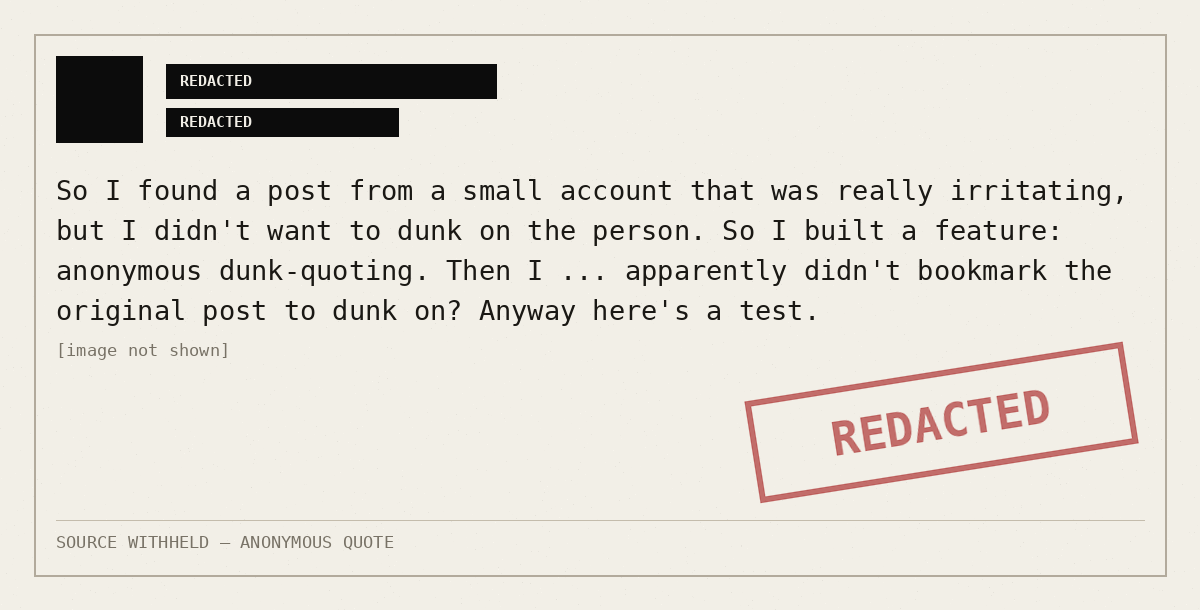
#> input picture dunking-anonymously/assets/example.png, 1200 x 610 px
$ python -i lines.py   (imports and definitions only)
#> lines starting #> are read from the running program, lines starting #| are printed output that depends on the picture; after the words box and inside, x2 and y2 are one past the last pixel; in counts of white or black regions, pixels touching at a corner belong together
"""Line extraction for graphic/line-art inputs.

Implements Pass 1 of the compositional pipeline:
thin feature isolation -> skeletonize -> Hough -> merge -> measure -> emit SVG strokes.

Usage:
    from lines import classify_input, extract_lines, suppress_line_regions

    classification = classify_input(img_rgb)
    if classification["is_graphic"]:
        lines, thin_mask = extract_lines(img_rgb, scale_x, scale_y)
        img_for_fills = suppress_line_regions(img_rgb, thin_mask)
"""
import cv2
import numpy as np


# @lat: [[visual-pipeline#Line Art Extraction]]
# [43 lines left out: function classify_input, not called in this run]


def isolate_thin_features(img_rgb, dark_threshold=None):
    """Isolate thin linear features via morphological erosion.

    Logic: thick shapes survive heavy erosion, thin lines don't.
    thin_mask = dark_mask AND NOT erode(dark_mask, large_kernel)

    Returns:
        thin_mask: uint8 mask of thin features (255 = thin)
        dark_mask: uint8 mask of all dark features
    """
    gray = cv2.cvtColor(img_rgb, cv2.COLOR_RGB2GRAY)

    if dark_threshold is None:
        dark_threshold, _ = cv2.threshold(gray, 0, 255,
                                          cv2.THRESH_BINARY + cv2.THRESH_OTSU)
        dark_threshold = min(dark_threshold, 160)

    dark_mask = (gray < dark_threshold).astype(np.uint8) * 255

    # Heavy erosion: only thick features survive
    k_size = max(7, int(min(img_rgb.shape[:2]) * 0.02) | 1)  # ~2% of min dim, odd
    k_large = cv2.getStructuringElement(cv2.MORPH_ELLIPSE, (k_size, k_size))
    eroded = cv2.erode(dark_mask, k_large, iterations=1)

    # Thin features = dark but didn't survive erosion
    thin_mask = cv2.bitwise_and(dark_mask, cv2.bitwise_not(eroded))

    # Clean up noise
    k_small = np.ones((3, 3), np.uint8)
    thin_mask = cv2.morphologyEx(thin_mask, cv2.MORPH_OPEN, k_small, iterations=1)

    return thin_mask, dark_mask


def _skeletonize_mask(mask):
    """Skeletonize a binary mask to 1px centerlines."""
    from skimage.morphology import skeletonize as sk_skel
    return (sk_skel(mask > 0).astype(np.uint8) * 255)


def _detect_hough_lines(skeleton, min_line_length=20, max_line_gap=8):
    """Detect straight line segments via probabilistic Hough transform."""
    lines = cv2.HoughLinesP(skeleton, rho=1, theta=np.pi / 180,
                            threshold=15, minLineLength=min_line_length,
                            maxLineGap=max_line_gap)
    if lines is None:
        return []
    # OpenCV 4.x returns (N, 1, 4), 5.x returns (N, 4).
    return [tuple(int(v) for v in line) for line in np.asarray(lines).reshape(-1, 4)]


def _line_angle(x1, y1, x2, y2):
    """Angle in radians [0, pi)."""
    return np.arctan2(y2 - y1, x2 - x1) % np.pi


def _line_length(x1, y1, x2, y2):
    """Euclidean length."""
    return np.sqrt((x2 - x1) ** 2 + (y2 - y1) ** 2)


def _perp_dist(px, py, x1, y1, x2, y2):
    """Perpendicular distance from point to line."""
    dx, dy = x2 - x1, y2 - y1
    length = np.sqrt(dx * dx + dy * dy)
    if length < 1e-6:
        return np.sqrt((px - x1) ** 2 + (py - y1) ** 2)
    return abs(dy * px - dx * py + x2 * y1 - y2 * x1) / length


def merge_collinear(segments, angle_tol=0.12, dist_tol=6.0, gap_tol=15.0):
    """Merge collinear line segments.

    Segments with matching angle (within angle_tol radians), small
    perpendicular distance, and close endpoints are merged.

    Args:
        segments: list of (x1, y1, x2, y2) tuples
        angle_tol: max angle difference in radians (~7 degrees)
        dist_tol: max perpendicular distance between midpoints
        gap_tol: max endpoint gap for merging
    """
    if not segments:
        return []

    props = []
    for seg in segments:
        x1, y1, x2, y2 = seg
        props.append({
            "seg": seg,
            "angle": _line_angle(x1, y1, x2, y2),
            "mx": (x1 + x2) / 2, "my": (y1 + y2) / 2,
            "length": _line_length(x1, y1, x2, y2),
        })

    merged = []
    used = [False] * len(props)

    for i in range(len(props)):
        if used[i]:
            continue

        group = [props[i]]
        used[i] = True

        for j in range(i + 1, len(props)):
            if used[j]:
                continue

            # Angle check (handle wraparound at pi)
            da = abs(props[i]["angle"] - props[j]["angle"])
            da = min(da, np.pi - da)
            if da > angle_tol:
                continue

            # Perpendicular distance: midpoint of j to line of i
            x1, y1, x2, y2 = props[i]["seg"]
            perp = _perp_dist(props[j]["mx"], props[j]["my"], x1, y1, x2, y2)
            if perp > dist_tol:
                continue

            # Endpoint gap check
            pts_i = [(x1, y1), (x2, y2)]
            x1j, y1j, x2j, y2j = props[j]["seg"]
            pts_j = [(x1j, y1j), (x2j, y2j)]
            min_gap = min(
                np.sqrt((pi[0] - pj[0]) ** 2 + (pi[1] - pj[1]) ** 2)
                for pi in pts_i for pj in pts_j
            )
            max_len = max(props[i]["length"], props[j]["length"])
            if min_gap > gap_tol + max_len * 0.5:
                continue

            group.append(props[j])
            used[j] = True

        if len(group) == 1:
            merged.append(group[0]["seg"])
        else:
            # Project all endpoints onto dominant direction, take extremes
            all_pts = []
            for g in group:
                gx1, gy1, gx2, gy2 = g["seg"]
                all_pts.extend([(gx1, gy1), (gx2, gy2)])

            longest = max(group, key=lambda g: g["length"])
            lx1, ly1, lx2, ly2 = longest["seg"]
            dx, dy = lx2 - lx1, ly2 - ly1
            norm = np.sqrt(dx * dx + dy * dy)
            if norm < 1e-6:
                merged.append(group[0]["seg"])
                continue
            ux, uy = dx / norm, dy / norm

            projections = sorted((ux * px + uy * py, px, py)
                                 for px, py in all_pts)
            _, sx, sy = projections[0]
            _, ex, ey = projections[-1]
            merged.append((int(sx), int(sy), int(ex), int(ey)))

    return merged


# [171 lines left out: function merge_segments_to_curves, not called in this run]


def measure_stroke_width(mask, x1, y1, x2, y2, n_samples=5):
    """Measure stroke width perpendicular to a line segment.

    Returns median stroke width in pixels.
    """
    h, w = mask.shape[:2]
    dx, dy = x2 - x1, y2 - y1
    length = np.sqrt(dx * dx + dy * dy)
    if length < 1:
        return 2.0

    # Unit perpendicular vector
    px, py = -dy / length, dx / length

    widths = []
    for t in np.linspace(0.2, 0.8, n_samples):
        cx, cy = x1 + t * dx, y1 + t * dy
        width = 0
        for direction in [1, -1]:
            for step in range(1, 50):
                sx = int(cx + direction * step * px)
                sy = int(cy + direction * step * py)
                if sx < 0 or sx >= w or sy < 0 or sy >= h:
                    break
                if mask[sy, sx] == 0:
                    break
                width += 1
        widths.append(max(width, 1))

    return float(np.median(widths)) if widths else 2.0


def sample_line_color(img_rgb, mask, x1, y1, x2, y2, n_samples=10):
    """Sample the dominant color along a line from the original image.

    Returns hex color string.
    """
    h, w = img_rgb.shape[:2]
    colors = []

    for t in np.linspace(0.1, 0.9, n_samples):
        cx, cy = int(x1 + t * (x2 - x1)), int(y1 + t * (y2 - y1))
        if 0 <= cx < w and 0 <= cy < h and mask[cy, cx] > 0:
            colors.append(img_rgb[cy, cx])

    if not colors:
        return "#000000"

    median_color = np.median(colors, axis=0).astype(np.uint8)
    return f"#{median_color[0]:02x}{median_color[1]:02x}{median_color[2]:02x}"


# @lat: [[visual-pipeline#Line Art Extraction]]
def extract_lines(img_rgb, scale_x=1.0, scale_y=1.0, min_line_length=20,
                  stroke_width_cap=4.5, stroke_width_scale=0.65):
    """Extract line features from a graphic-style image.

    Full line extraction pass:
    1. Isolate thin features via morphological erosion
    2. Skeletonize to 1px centerlines
    3. Hough line detection for straight segments
    4. Merge collinear fragments
    5. Measure stroke width perpendicular to each line
    6. Sample color from masked pixels along the line

    Args:
        img_rgb: RGB image array
        scale_x, scale_y: coordinate scaling (image -> SVG)
        min_line_length: minimum line segment length in pixels
        stroke_width_cap: maximum SVG stroke width
        stroke_width_scale: multiply measured width by this (prevents bloat)

    Returns:
        (lines, thin_mask) where lines is list of dicts:
            {x1, y1, x2, y2, color, stroke_width}
    """
    thin_mask, _ = isolate_thin_features(img_rgb)

    skeleton = _skeletonize_mask(thin_mask)

    segments = _detect_hough_lines(skeleton, min_line_length=min_line_length)
    if not segments:
        return [], thin_mask

    merged = merge_collinear(segments)

    lines = []
    for x1, y1, x2, y2 in merged:
        width = measure_stroke_width(thin_mask, x1, y1, x2, y2)
        color = sample_line_color(img_rgb, thin_mask, x1, y1, x2, y2)

        svg_width = min(width * stroke_width_scale, stroke_width_cap)
        svg_width = max(svg_width, 1.0)

        lines.append({
            "x1": round(x1 * scale_x, 1),
            "y1": round(y1 * scale_y, 1),
            "x2": round(x2 * scale_x, 1),
            "y2": round(y2 * scale_y, 1),
            "color": color,
            "stroke_width": round(svg_width, 1),
        })

    print(f"  extract_lines: {len(lines)} strokes from {len(segments)} raw segments")
    return lines, thin_mask


# [58 lines left out: functions suppress_line_regions, lines_to_svg_elements, not called in this run]

>>> import cv2
>>> picture = cv2.cvtColor(cv2.imread('../../dunking-anonymously/assets/example.png'), cv2.COLOR_BGR2RGB)
>>> result = extract_lines(picture)
#> in isolate_thin_features, `dark_threshold, _ = cv2.threshold(gray, 0, 255, cv2.THRESH_BINARY + cv..`: dark_threshold = 140
#> in isolate_thin_features, `dark_mask = (gray < dark_threshold).astype(np.uint8) * 255`:
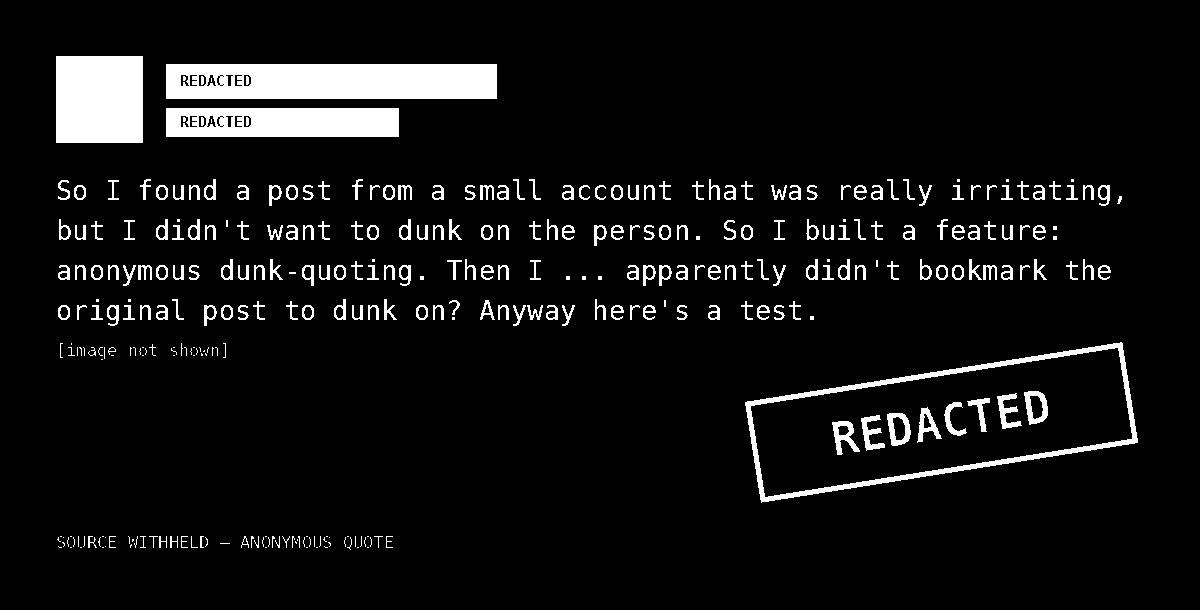
#> dark_mask: shape (610, 1200); 6.9% white; 336 white regions (115 under 20 px), largest, box (x1, y1, x2, y2) and area: (166, 64, 497, 99) 11195, (56, 56, 143, 143) 7569, (166, 108, 399, 137) 6367
#> in isolate_thin_features, `eroded = cv2.erode(dark_mask, k_large, iterations=1)`:
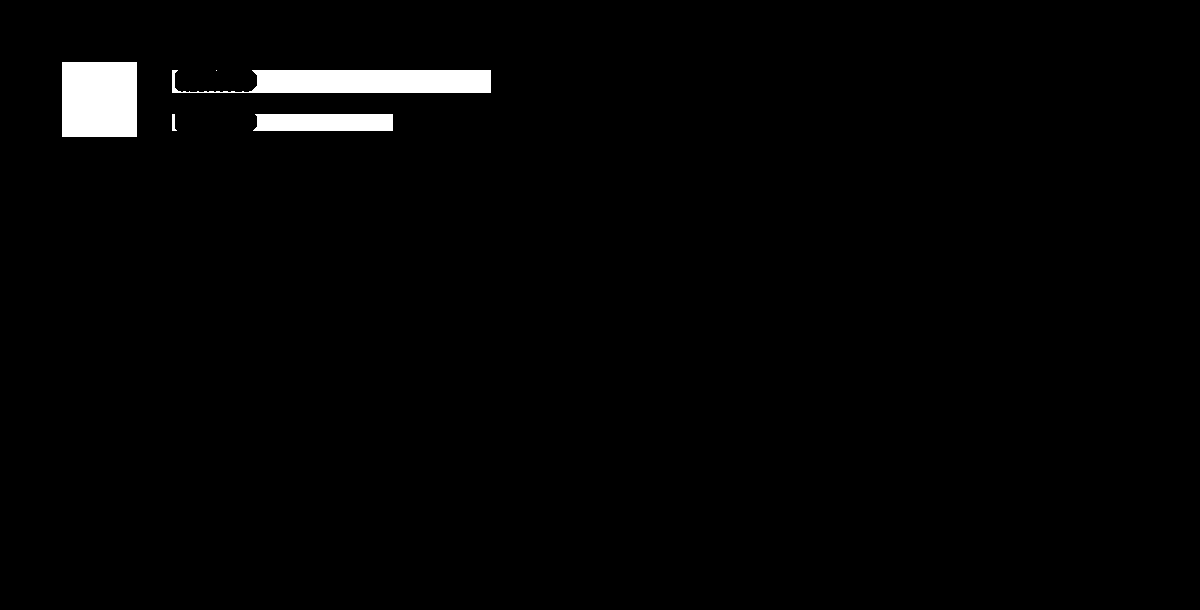
#> eroded: shape (610, 1200); 1.9% white; 5 white regions (1 under 20 px), largest, box (x1, y1, x2, y2) and area: (62, 62, 137, 137) 5625, (172, 70, 491, 93) 5618, (253, 114, 393, 131) 2325, (172, 114, 177, 131) 54
#> in isolate_thin_features, `thin_mask = cv2.bitwise_and(dark_mask, cv2.bitwise_not(eroded))`:
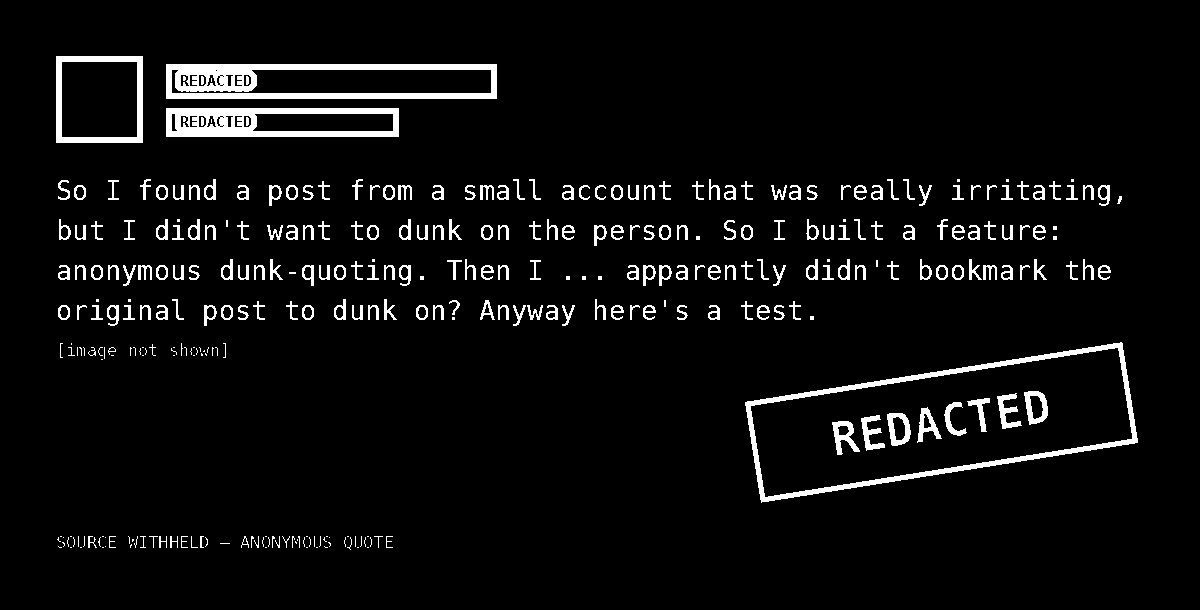
#> thin_mask: shape (610, 1200); 5.1% white; 336 white regions (115 under 20 px), largest, box (x1, y1, x2, y2) and area: (166, 64, 497, 99) 5576, (745, 342, 1138, 503) 4844, (166, 108, 399, 137) 3988
#> in isolate_thin_features, `thin_mask = cv2.morphologyEx(thin_mask, cv2.MORPH_OPEN, k_small, itera..`:
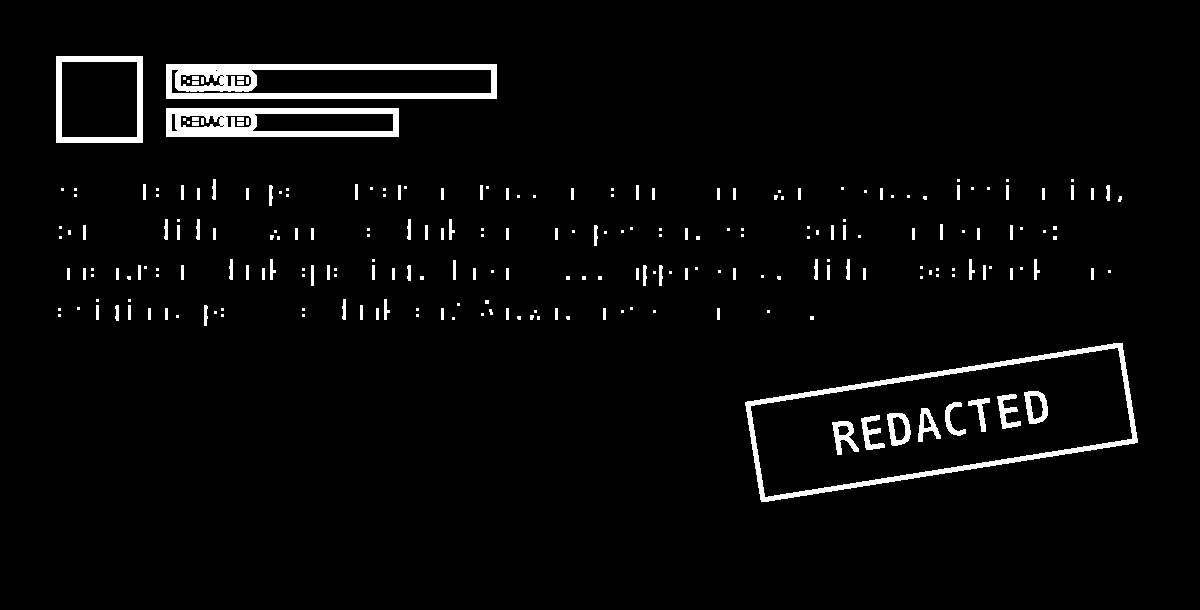
#> thin_mask: shape (610, 1200); 3.4% white; 242 white regions (127 under 20 px), largest, box (x1, y1, x2, y2) and area: (166, 64, 497, 99) 5400, (745, 343, 1138, 502) 4841, (166, 108, 399, 137) 3818
#> in _skeletonize_mask, `return (sk_skel(mask > 0).astype(np.uint8) * 255)`:
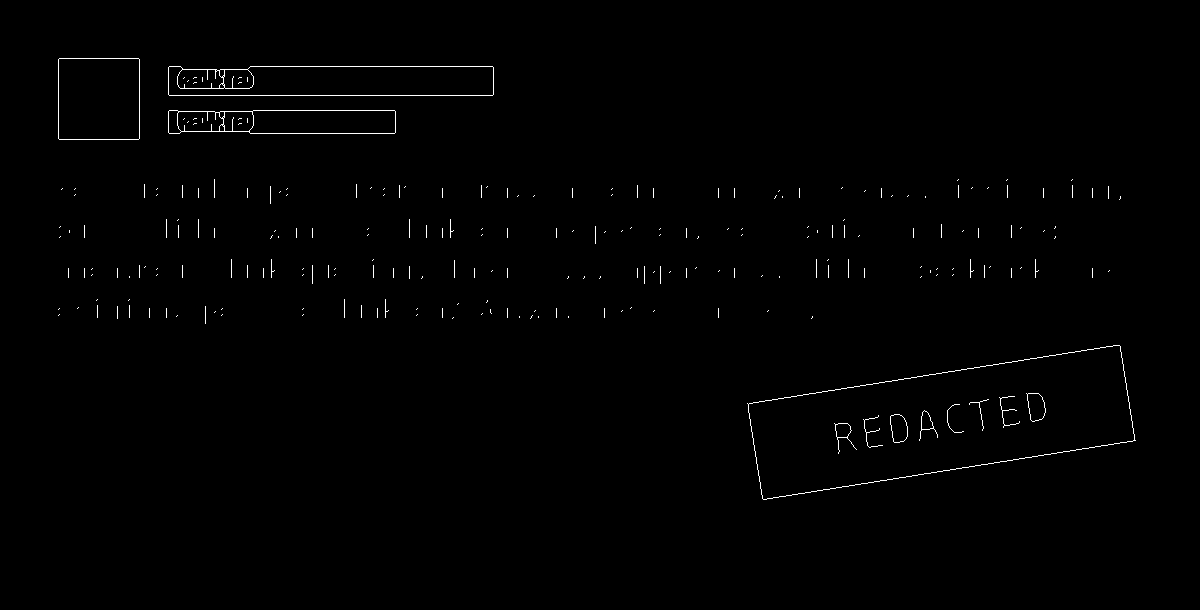
#> returned value: shape (610, 1200); 0.66% white in thin lines or dots, all inside (x1, y1, x2, y2) = (58, 58, 1136, 500)
#> in _detect_hough_lines, `lines = cv2.HoughLinesP(skeleton, rho=1, theta=np.pi / 180, threshold=..`: lines = 32 rows, first 6: [250, 66, 492, 66], [169, 95, 492, 95], [747, 403, 1117, 345], [763, 499, 1135, 440], [250, 133, 394, 133], [59, 139, 138, 139]
#> in extract_lines, `segments = _detect_hough_lines(skeleton, min_line_length=min_line_leng..`: segments = 32 items, first 6: (250, 66, 492, 66), (169, 95, 492, 95), (747, 403, 1117, 345), (763, 499, 1135, 440), (250, 133, 394, 133), (59, 139, 138, 139)
#> the loop in merge_collinear, `for seg in segments:` made 32 passes
#> (x1, y1, x2, y2) on passes 1 to 12: (250, 66, 492, 66), (169, 95, 492, 95), (747, 403, 1117, 345), (763, 499, 1135, 440), (250, 133, 394, 133), (59, 139, 138, 139), (139, 138, 139, 59), (253, 110, 394, 110), (1120, 346, 1134, 436), (59, 58, 138, 58), (764, 499, 1132, 441), (181, 131, 249, 131)
#> after the loop in merge_collinear, `for seg in segments:`: props = 32 items
#> in merge_collinear, `used = [False] * len(props)`: used = 32 items, first 6: False, False, False, False, False, False
#> the loop in merge_collinear, `for i in range(len(props)):` made 32 passes
#> (lx1, ly1, lx2, ly2, norm) on passes 1, 3, 4, 5, 8, 9, 14, 18: (250, 66, 492, 66, 242), (747, 403, 1117, 345, 374.5), (763, 499, 1135, 440, 376.6), (250, 133, 394, 133, 144), (253, 110, 394, 110, 141), (1119, 345, 1134, 439, 95.19), (748, 404, 762, 497, 94.05), (168, 94, 168, 67, 27)
#> after the loop in merge_collinear, `for i in range(len(props)):`: merged = 24 items, first 6: (182, 69, 492, 66), (169, 95, 492, 95), (747, 403, 1117, 345), (763, 499, 1135, 440), (181, 131, 394, 133), (59, 139, 138, 139); used = 32 items, first 6: True, True, True, True, True, True
#> the loop in extract_lines, `for x1, y1, x2, y2 in merged:` made 24 passes
#> (x1, y1, x2, y2, dx in measure_stroke_width, dy in measure_stroke_width, length in measure_stroke_width, px in measure_stroke_width) on passes 1 to 12: (182, 69, 492, 66, 310, -3, 310, 0.00968), (169, 95, 492, 95, 323, 0, 323, 0), (747, 403, 1117, 345, 370, -58, 374.5, 0.155), (763, 499, 1135, 440, 372, -59, 376.6, 0.157), (181, 131, 394, 133, 213, 2, 213, -0.00939), (59, 139, 138, 139, 79, 0, 79, 0), (139, 138, 139, 59, 0, -79, 79, 1), (178, 111, 394, 110, 216, -1, 216, 0.00463), (1119, 345, 1134, 439, 15, 94, 95.19, -0.988), (59, 58, 138, 58, 79, 0, 79, 0), (180, 88, 249, 88, 69, 0, 69, 0), (748, 404, 762, 498, 14, 94, 95.04, -0.989)
#> (x1, y1, x2, y2) on passes 13 to 18: (58, 138, 58, 59), (168, 132, 168, 67), (864, 420, 867, 445), (637, 272, 669, 272), (919, 440, 922, 412), (177, 110, 178, 133)
#|   extract_lines: 24 strokes from 32 raw segments
